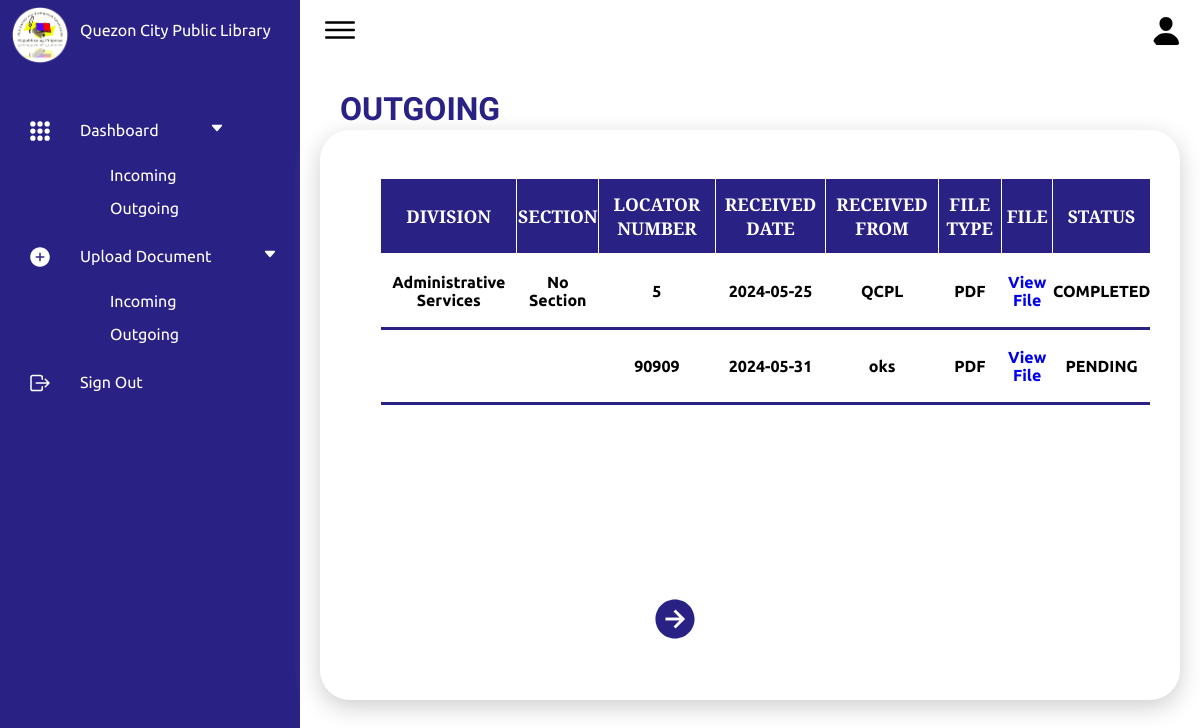
The page /Frontend/Dashboard/receiveoutgoing.php on the database as committed earlier.
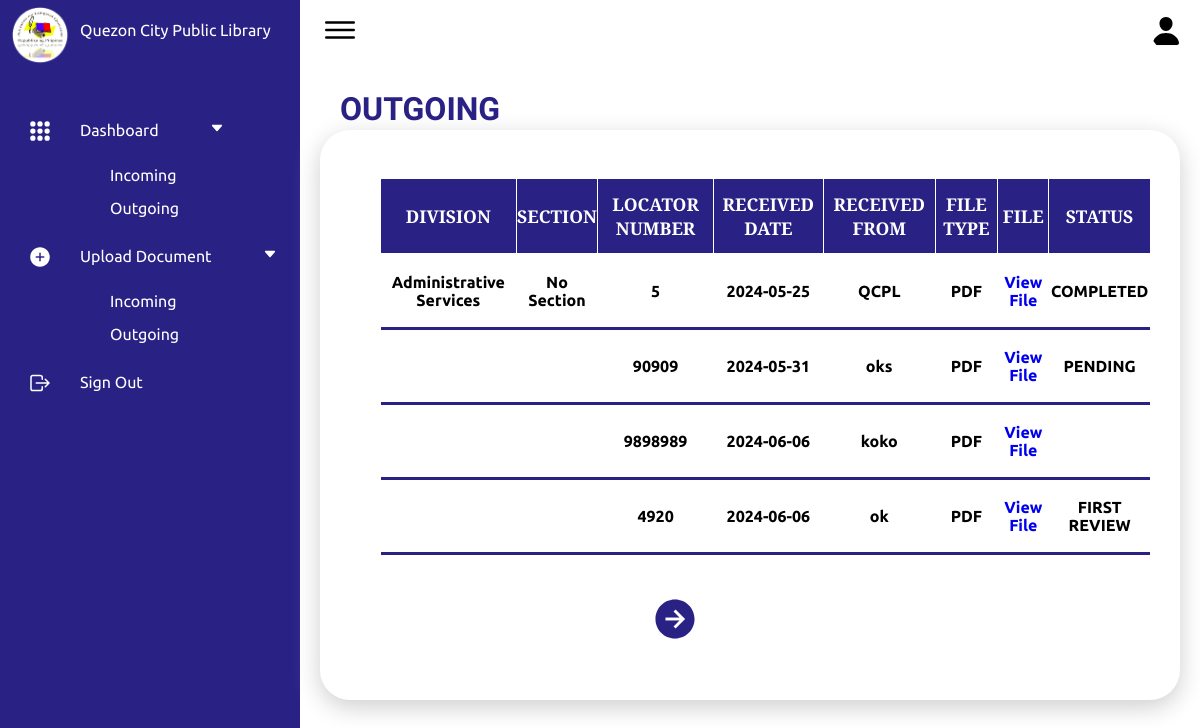
The same page on the database as committed later.
### tables this page shows
CREATE TABLE `fileupload` (
  `id` int(11) NOT NULL,
  `file_name` varchar(255) NOT NULL,
  `division` varchar(255) DEFAULT NULL,
  `section` varchar(255) DEFAULT NULL,
  `category` enum('Incoming','Outgoing','','') DEFAULT NULL,
  `locator_num` varchar(255) DEFAULT NULL,
  `received_date` date DEFAULT NULL,
  `received_from` varchar(255) DEFAULT NULL,
  `subject` varchar(255) DEFAULT NULL,
  `description` text DEFAULT NULL,
  `type` varchar(100) DEFAULT NULL,
  `file_path` varchar(255) NOT NULL,
  `proofreader_comment` varchar(255) NOT NULL,
  `boss2_comment` varchar(255) NOT NULL,
  `boss1_comment` varchar(255) NOT NULL,
  `status` varchar(255) NOT NULL
);

### Frontend/Dashboard/receiveoutgoing.php (the view, shortened to what the changed rows need)
<!DOCTYPE html>
<html lang="en">
<head>
    <link rel="stylesheet" href="style.css">
</head>
<body>
  <div class="container">
        <div class="main">
            <div class="details">
                <div class="upload">
                    <div class="cardHeader">
                        <h2>OUTGOING</h2>
                        <div class ="rec_outgoing">
                        <?php
                            $server = "localhost";
                            $username = "root";
                            $password = "";
                            $db = "qcpl";
                            $conn = new mysqli($server, $username, $password, $db);
                            $rowsPerPage = 4;
                            $page = isset($_GET['page']) ? intval($_GET['page']) : 1;
                            $offset = ($page - 1) * $rowsPerPage;
                            $sql = "SELECT * FROM fileupload WHERE category = 'Outgoing' LIMIT ? OFFSET ?";
                            $stmt = $conn->prepare($sql);
                            $stmt->bind_param("ii", $rowsPerPage, $offset);
                            $stmt->execute();
                            $result = $stmt->get_result();
                            if ($result->num_rows > 0) {
                                echo "<table>";
                                echo "<tr><th>Division</th><th>Section</th><th>Locator Number</th><th>Received Date</th><th>Received From</th><th>File type</th><th>File</th><th>Status</th></tr>";
                                while ($row = $result->fetch_assoc()) {
                                    echo "<tr>";
                                    echo "<td>" . "<center>" . $row["division"] . "</td>";
                                    echo "<td>" . "<center>" . $row["section"] . "</td>";
                                    echo "<td>" . "<center>" . $row["locator_num"] . "</td>";
                                    echo "<td>" . "<center>" . $row["received_date"] . "</td>";
                                    echo "<td>" . "<center>" . $row["received_from"] . "</td>";
                                    echo "<td>" . "<center>" . $row["type"] . "</td>";
                                    echo "<td id ='file'><a href='/qcpl/Backend/" . $row["file_path"] . "' target='_blank'><center>View File</a></td>";
                                    echo "<td id ='status'>" . "<center>" . $row["status"] . "</td>";
                                    echo "</tr>";
                                }
                                echo "</table>";
                            } else {
                                echo "<script>alert('No documents found in the Outgoing category.'); window.location.href = 'receiving.php';</script>";
                            }
                        ?>
                    </div>
                </div>
            </div>
        </div>
    </div>
</body>
</html>

Rows that differ between the two databases and show on the page:
added fileupload: locator_num "9898989", received_date "2024-06-06", received_from "koko", type "PDF"
added fileupload: locator_num "4920", received_date "2024-06-06", received_from "ok", type "PDF", status "FIRST REVIEW"
